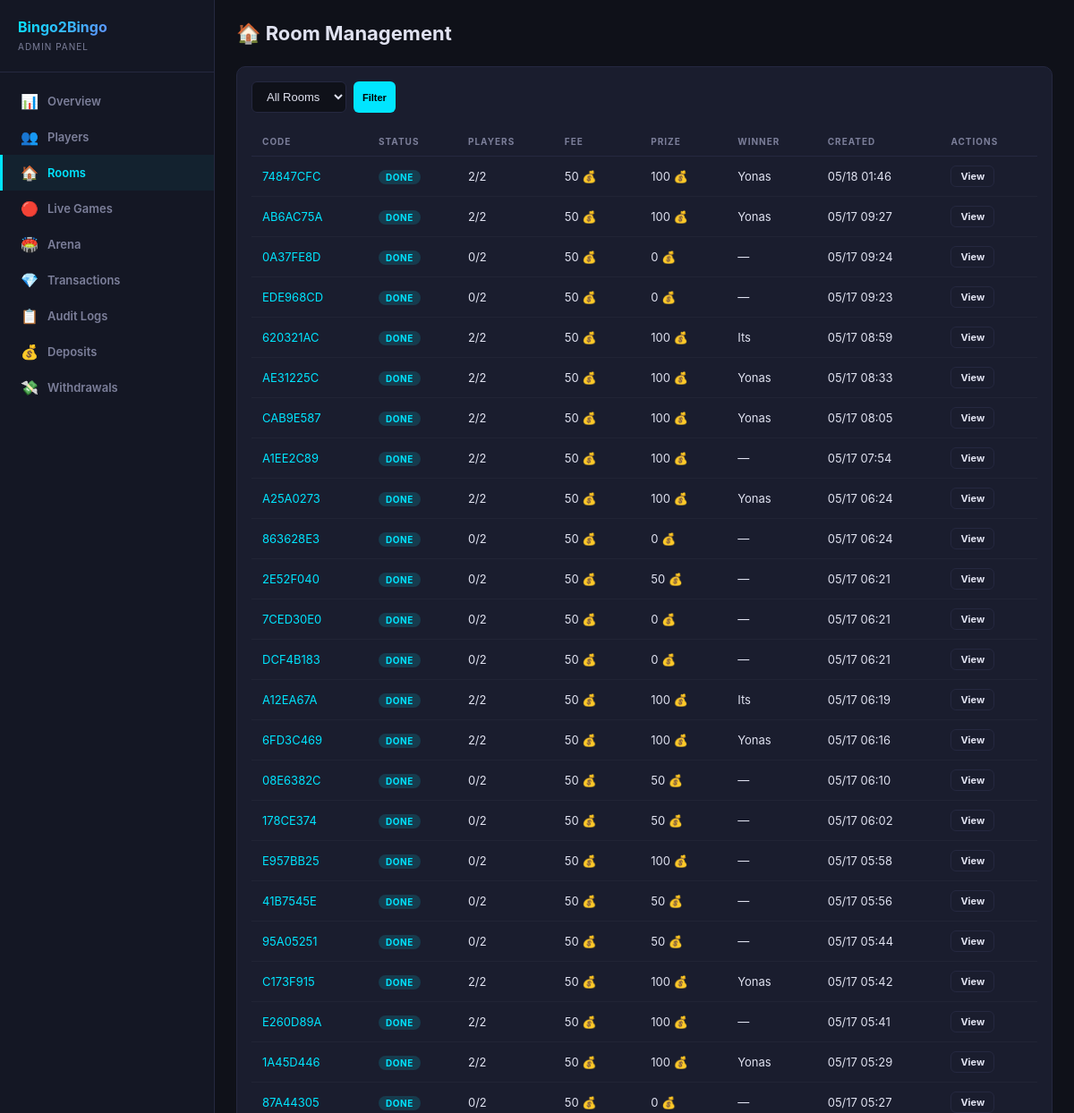
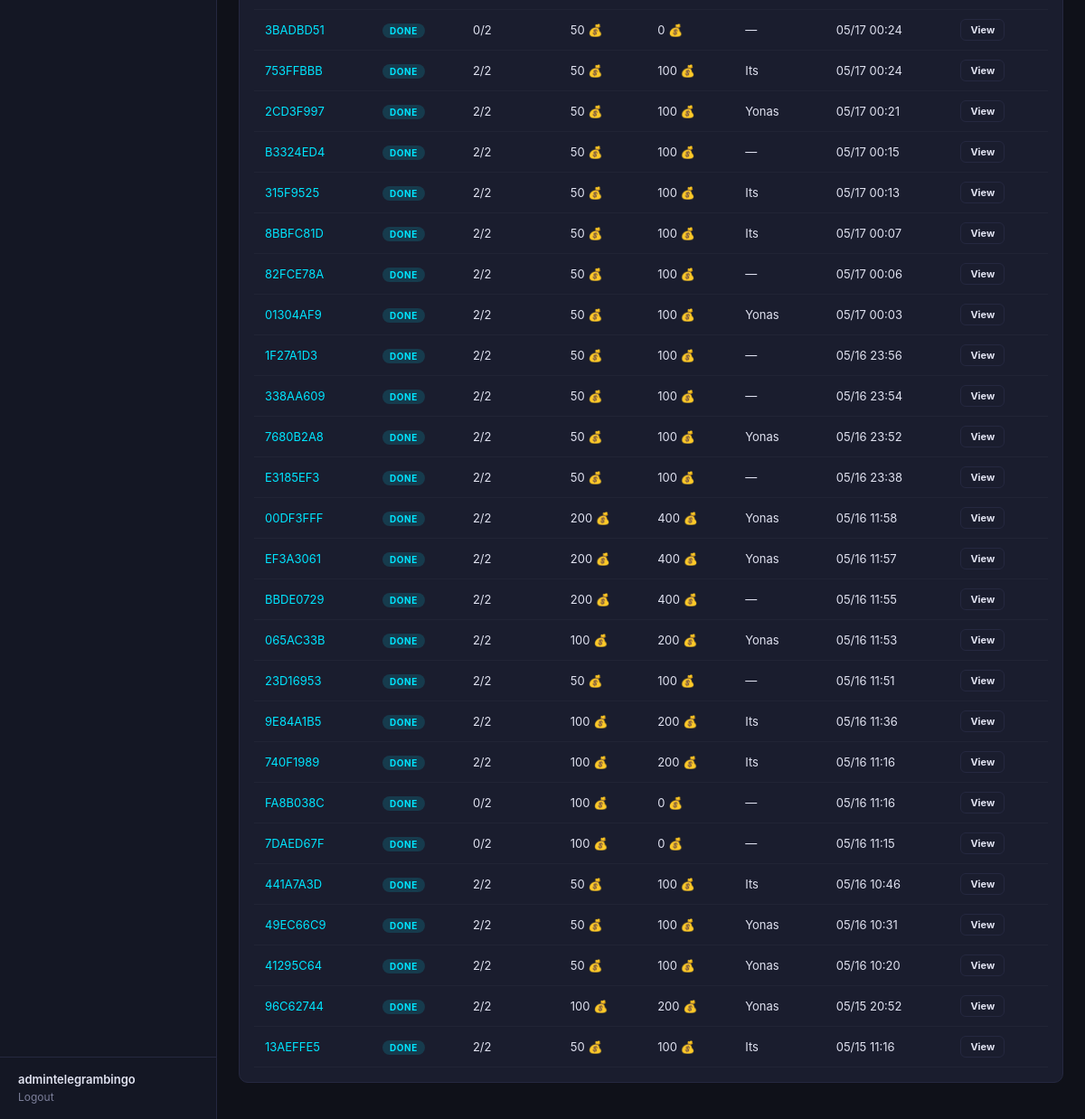
The app's page /dashboard/rooms/ (signed in), older data (2 pictures, top to bottom).
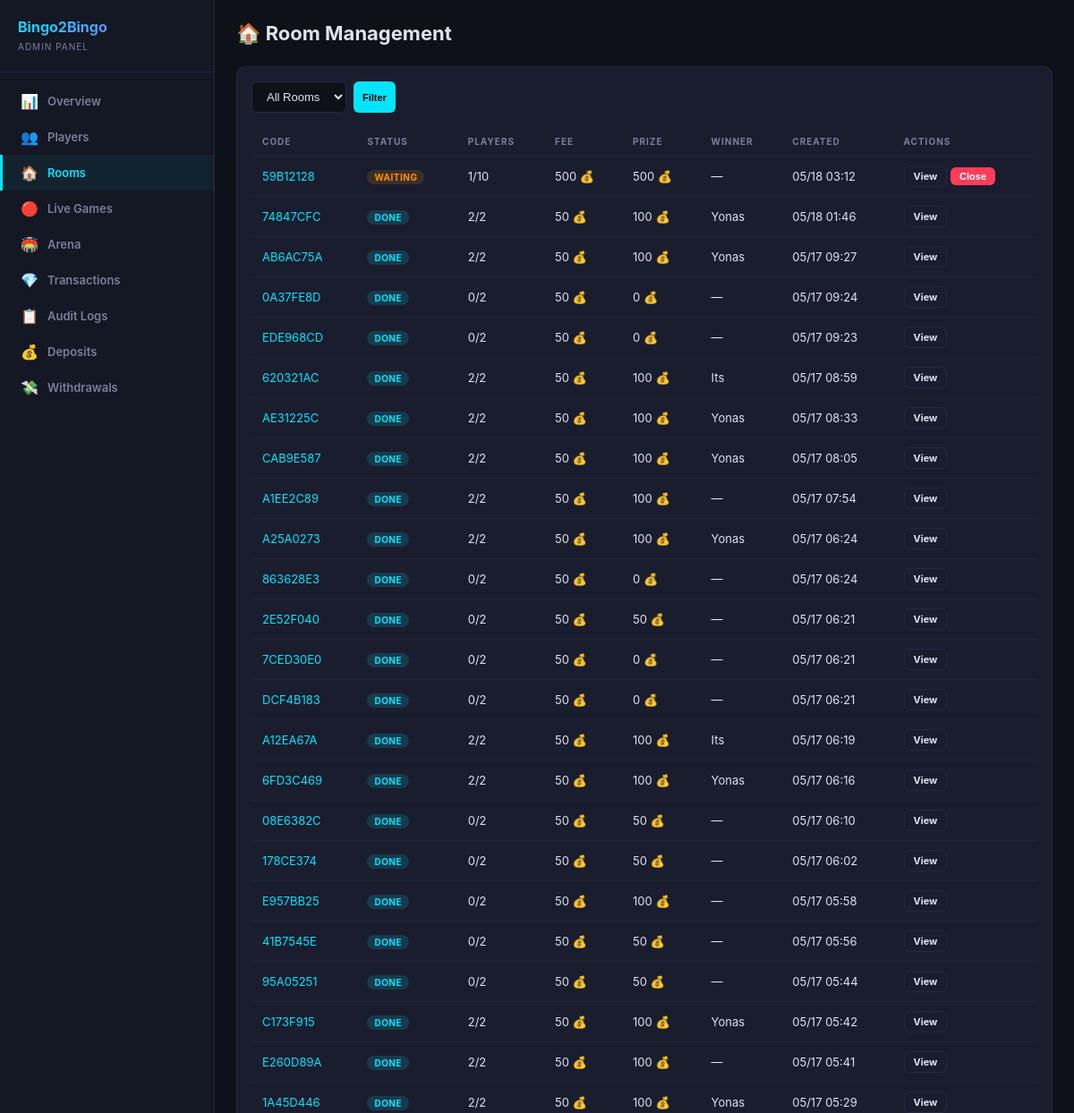
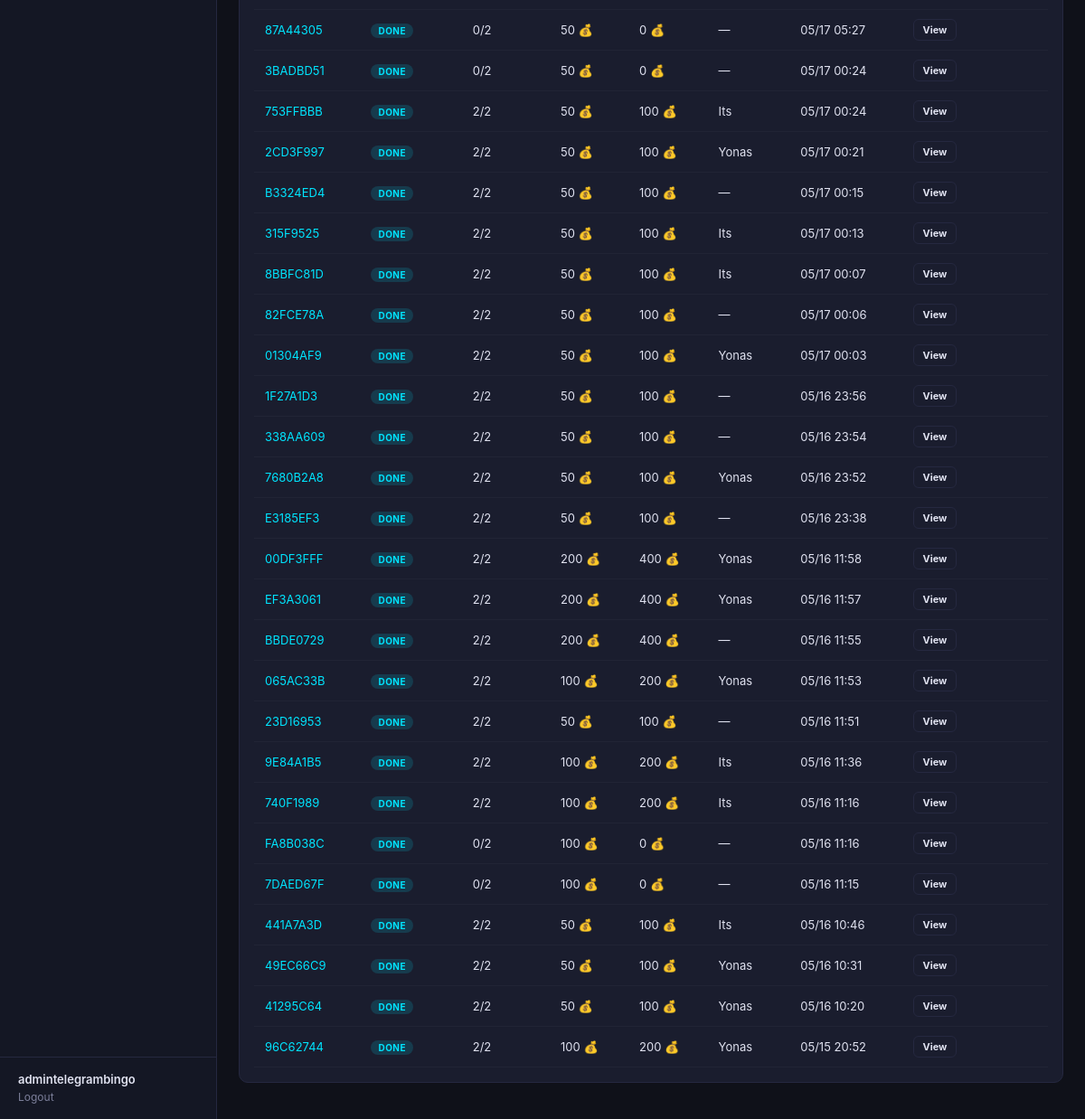
The same page, newer data (2 pictures, top to bottom).
### games/models.py (models this page shows, shortened)
class GameRoom(models.Model):
    class RoomType(models.TextChoices):
        PUBLIC = 'public', 'Public'
        PRIVATE = 'private', 'Private'
    class Status(models.TextChoices):
        WAITING = 'waiting', 'Waiting'
        ACTIVE = 'active', 'Active'
        FINISHED = 'finished', 'Finished'
    class GameMode(models.TextChoices):
        AUTO = 'auto', 'Auto'
        MANUAL = 'manual', 'Manual'
    room_code = models.CharField(max_length=8, unique=True, blank=True)
    room_type = models.CharField(max_length=10, choices=RoomType.choices, default=RoomType.PUBLIC)
    status = models.CharField(max_length=10, choices=Status.choices, default=Status.WAITING)
    max_players = models.IntegerField(default=10)
    entry_fee = models.BigIntegerField(default=50)
    prize_pool = models.BigIntegerField(default=0)
    winner = models.ForeignKey(
        Player, null=True, blank=True,
        on_delete=models.SET_NULL,
        related_name='games_won'
    )
    players = models.ManyToManyField(Player, through='BingoCard', related_name='game_rooms')
    game_mode = models.CharField(max_length=10, choices=GameMode.choices, default=GameMode.AUTO)
    game_state = models.JSONField(default=dict, blank=True)
    created_at = models.DateTimeField(default=timezone.now)
    started_at = models.DateTimeField(null=True, blank=True)
    finished_at = models.DateTimeField(null=True, blank=True)
    class Meta:
        verbose_name = 'Game Room'
        verbose_name_plural = 'Game Rooms'
        ordering = ['-created_at']

### users/models.py (models this page shows, shortened)
class Player(models.Model):
    telegram_id = models.BigIntegerField(unique=True, db_index=True)
    username = models.CharField(max_length=255, blank=True, default='')
    first_name = models.CharField(max_length=255, blank=True, default='')
    phone_number = models.CharField(max_length=20, blank=True, default='')
    coins = models.BigIntegerField(default=10)
    wins = models.IntegerField(default=0)
    losses = models.IntegerField(default=0)
    games_played = models.IntegerField(default=0)
    xp = models.BigIntegerField(default=0)
    level = models.IntegerField(default=1)
    referral_code = models.CharField(max_length=32, unique=True, blank=True)
    invited_by = models.ForeignKey(
        'self', null=True, blank=True,
        on_delete=models.SET_NULL,
        related_name='invitees'
    )
    is_banned = models.BooleanField(default=False)
    last_daily_bonus = models.DateTimeField(null=True, blank=True)
    created_at = models.DateTimeField(default=timezone.now)
    class Meta:
        verbose_name = 'Player'
        verbose_name_plural = 'Players'
        ordering = ['-coins']

### dashboard/views.py (the view)
# urls.py: path('rooms/', views.rooms, name='rooms'),
@admin_required
def rooms(request):
    status_filter = request.GET.get('status', 'all')
    rooms_qs = GameRoom.objects.annotate(pc=Count('bingo_cards')).select_related('winner')
    if status_filter != 'all':
        rooms_qs = rooms_qs.filter(status=status_filter)
    rooms_list = list(rooms_qs.order_by('-created_at')[:50])
    return render(request, 'dashboard/rooms.html', {
        'rooms': rooms_list,
        'status_filter': status_filter,
    })

### dashboard/auth.py (called while the page is built)
def admin_required(view_func):
    @wraps(view_func)
    def wrapper(request, *args, **kwargs):
        if not request.user.is_authenticated:
            return redirect('dashboard:login')
        if not request.user.is_staff and not request.user.is_superuser:
            messages.error(request, 'Access denied. Staff only.')
            return redirect('dashboard:login')
        return view_func(request, *args, **kwargs)
    return wrapper

### dashboard/templates/dashboard/rooms.html (shortened to what this page needs)
{% extends 'dashboard/base.html' %}
{% block content %}
<div class="header">
  <h1>🏠 Room Management</h1>
</div>
<div class="card">
  <form class="toolbar" method="GET">
    <select name="status">
      <option value="all" {% if status_filter == 'all' %}selected{% endif %}>All Rooms</option>
    </select>
    <button type="submit" class="btn btn-cyan btn-sm">Filter</button>
  </form>
  <table>
    <thead><tr><th>Code</th><th>Status</th><th>Players</th><th>Fee</th><th>Prize</th><th>Winner</th><th>Created</th><th>Actions</th></tr></thead>
    <tbody>
    {% for r in rooms %}
    <tr>
      <td><a href="{% url 'dashboard:room_detail' r.room_code %}">{{ r.room_code }}</a></td>
      <td>{% if r.status == 'waiting' %}<span class="badge badge-warning">Waiting</span>
        {% elif r.status == 'active' %}<span class="badge badge-success">Active</span>
        {% else %}<span class="badge badge-info">Done</span>{% endif %}</td>
      <td>{{ r.pc }}/{{ r.max_players }}</td>
      <td>{{ r.entry_fee }} 💰</td>
      <td>{{ r.prize_pool }} 💰</td>
      <td>{{ r.winner.first_name|default:"—" }}</td>
      <td>{{ r.created_at|date:"m/d H:i" }}</td>
      <td>
        <a href="{% url 'dashboard:room_detail' r.room_code %}" class="btn btn-outline btn-sm">View</a>
        {% if r.status != 'finished' %}
        <button class="btn btn-red btn-sm" onclick="forceClose('{{ r.room_code }}')">Close</button>
        {% endif %}
      </td>
    </tr>
    {% empty %}
    <tr><td colspan="8" style="text-align:center;color:var(--muted);padding:32px;">No rooms</td></tr>
    {% endfor %}
    </tbody>
  </table>
</div>
{% endblock %}

Row changes from the older to the newer data that the page shows:
no longer on this page (row unchanged): GameRoom: room_code "13AEFFE5", status "DONE", pc "2", max_players "2", entry_fee "50", prize_pool "100", winner.first_name "Its", created_at "05/15 11:16"
added GameRoom: room_code "59B12128", status "WAITING", pc "1", max_players "10", entry_fee "500", prize_pool "500", winner.first_name "—", created_at "05/18 03:12"
